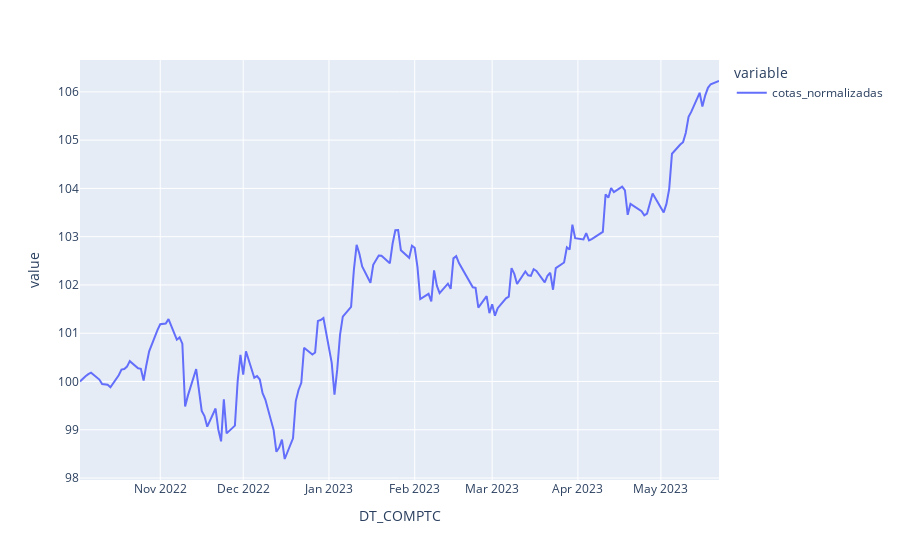

The notebook cell saved with this chart:
### Code cell
#Axiom Infinity
cpnj_axiom_infinity = '46.649.069/0001-41'
den_social_axiom_infinity = 'AXIOM INFINITY FUNDO DE INVESTIMENTO MULTIMERCADO CRÉDITO PRIVADO'

infinity_fund = consulta_fundo(informes, cpnj_axiom_infinity)
infinity_fund['cotas_normalizadas'].plot()

### Figure 1 — Plotly figure (JSON) as saved in the notebook; plotly's stock layout.template omitted (floating-point values rounded to 4 significant figures; data arrays with more than 128 entries replaced by an {"elided": "..."} marker saying what was removed)
{"data": [{"hovertemplate": "variable=cotas_normalizadas<br>DT_COMPTC=%{x}<br>value=%{y}<extra></extra>", "legendgroup": "cotas_normalizadas", "line": {"color": "#636efa", "dash": "solid"}, "marker": {"symbol": "circle"}, "mode": "lines", "name": "cotas_normalizadas", "orientation": "v", "showlegend": true, "type": "scatter", "x": {"elided": "158 str values"}, "xaxis": "x", "y": {"elided": "158 float values"}, "yaxis": "y"}], "layout": {"legend": {"title": {"text": "variable"}, "tracegroupgap": 0}, "margin": {"t": 60}, "xaxis": {"anchor": "y", "domain": [0, 1], "title": {"text": "DT_COMPTC"}}, "yaxis": {"anchor": "x", "domain": [0, 1], "title": {"text": "value"}}}}
